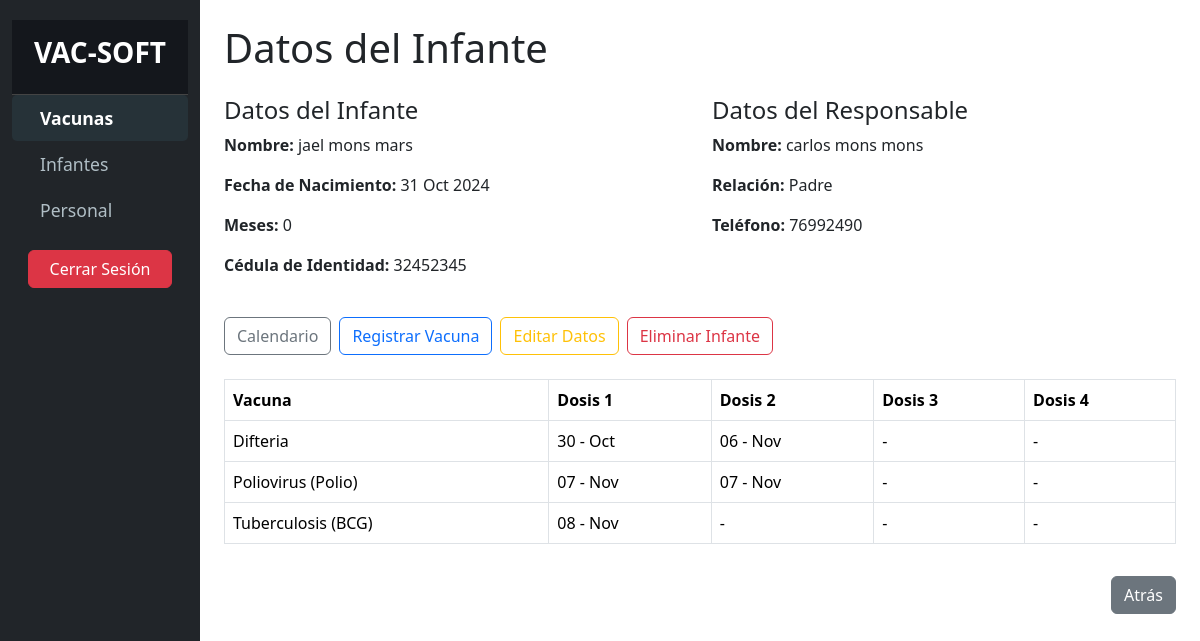
Screenshot of /informacion_infante.php?id=1 (signed in) with the database file from the repository.
### informacion_infante.php (the view, shortened to what this page needs)
<?php
include_once 'conexion.php';
$id_infante = $_GET['id'] ?? null;
$query = "SELECT id, nombre, apellido_paterno, apellido_materno, fecha_nacimiento, numero_cedula_identidad,
                 nombre_responsable, apellido_paterno_tutor, apellido_materno_tutor, numero_cedula_tutor, telefono_tutor, relacion
          FROM niños WHERE id = ?";
$stmt = $conn->prepare($query);
$stmt->bind_param("i", $id_infante);
$stmt->execute();
$result = $stmt->get_result();
$infante = $result->fetch_assoc();
function calcularEdadEnMeses($fechaNacimiento)
{
    $fechaActual = new DateTime();
    $fechaNac = new DateTime($fechaNacimiento);
    $diferencia = $fechaActual->diff($fechaNac);
    return ($diferencia->y * 12) + $diferencia->m;
}
$edad_meses = calcularEdadEnMeses($infante['fecha_nacimiento']);
$query_vacunas = "SELECT vacuna_tipo.tipo AS vacuna, vacunaciones.fecha_administracion, vacunaciones.numero_dosis
                  FROM vacunaciones
                  JOIN vacuna_tipo ON vacunaciones.tipo_id = vacuna_tipo.id
                  WHERE vacunaciones.id_nino = ?
                  ORDER BY vacunaciones.numero_dosis";
$stmt_vacunas = $conn->prepare($query_vacunas);
$stmt_vacunas->bind_param("i", $id_infante);
$stmt_vacunas->execute();
$result_vacunas = $stmt_vacunas->get_result();
?>
<!DOCTYPE html>
<html lang="es">
<head>
    <link rel="stylesheet" href="css/bootstrap.min.css">
    <link rel="stylesheet" href="css/styles.css">
</head>
<body>
    <div class="container-fluid">
        <div class="row">
            <nav id="sidebar" class="col-md-3 col-lg-2 d-md-block sidebar bg-dark d-flex flex-column">
                <div>
                    <div class="sidebar-header p-3 text-center">
                        <h3 class="text-white"><strong>VAC-SOFT</strong></h3>
                    </div>
                    <ul class="nav flex-column">
                        <li class="nav-item">
                            <a class="nav-link active" href="index.php">
                                <i class="bi bi-arrow-right-circle me-2"></i> Vacunas
                            </a>
                        </li>
                        <li class="nav-item">
                            <a class="nav-link" href="infantes.php">
                                <i class="bi bi-people me-2"></i> Infantes
                            </a>
                        </li>
                        <li class="nav-item">
                            <a class="nav-link" href="personal.php">
                                <i class="bi bi-person-badge me-2"></i> Personal
                            </a>
                        </li>
                    </ul>
                </div>
                <div class="mt-auto text-center p-3">
                    <a href="logout.php" class="btn btn-danger w-100">Cerrar Sesión</a>
                </div>
            </nav>
            <main class="col-md-9 ms-sm-auto col-lg-10 px-md-4">
                <h1 class="mt-4 mb-4">Datos del Infante</h1>
                <div class="row">
                    <div class="col-md-6">
                        <h4>Datos del Infante</h4>
                        <p><strong>Nombre:</strong>
                            <?php echo htmlspecialchars($infante['nombre'] . ' ' . $infante['apellido_paterno'] . ' ' . $infante['apellido_materno']); ?>
                        </p>
                        <p><strong>Fecha de Nacimiento:</strong>
                            <?php echo date("d M Y", strtotime($infante['fecha_nacimiento'])); ?></p>
                        <p><strong>Meses:</strong> <?php echo $edad_meses; ?></p>
                        <p><strong>Cédula de Identidad:</strong>
                            <?php echo htmlspecialchars($infante['numero_cedula_identidad']); ?></p>
                    </div>
                    <div class="col-md-6">
                        <h4>Datos del Responsable</h4>
                        <p><strong>Nombre:</strong>
                            <?php echo htmlspecialchars($infante['nombre_responsable'] . ' ' . $infante['apellido_paterno_tutor'] . ' ' . $infante['apellido_materno_tutor']); ?>
                        </p>
                        <p><strong>Relación:</strong> <?php echo htmlspecialchars($infante['relacion']); ?></p>
                        <p><strong>Teléfono:</strong> <?php echo htmlspecialchars($infante['telefono_tutor']); ?></p>
                    </div>
                </div>
                <div class="mt-4 d-flex gap-2">
                    <a href="calendario_infante.php?id=<?php echo $id_infante; ?>"
                        class="btn btn-outline-secondary">Calendario</a>
                    <button type="button" class="btn btn-outline-primary" data-bs-toggle="modal"
                        data-bs-target="#modalRegistrarVacuna">Registrar Vacuna</button>
                    <button type="button" class="btn btn-outline-warning" data-bs-toggle="modal"
                        data-bs-target="#modalEditarInfante">Editar Datos</button>
                    <button type="button" class="btn btn-outline-danger" data-bs-toggle="modal"
                        data-bs-target="#modalEliminarInfante">Eliminar Infante</button>
                </div>
                <div class="table-responsive mt-4">
                    <table class="table table-bordered">
                        <thead>
                            <tr>
                                <th>Vacuna</th>
                                <th>Dosis 1</th>
                                <th>Dosis 2</th>
                                <th>Dosis 3</th>
                                <th>Dosis 4</th>
                            </tr>
                        </thead>
                        <tbody>
                            <?php
                            $vacunas = [];
                            while ($row_vacuna = $result_vacunas->fetch_assoc()) {
                                $vacuna = $row_vacuna['vacuna'];
                                $dosis = $row_vacuna['numero_dosis'];
                                $fecha = $row_vacuna['fecha_administracion'];
                                $vacunas[$vacuna][$dosis] = $fecha;
                            }
                            foreach ($vacunas as $vacuna => $dosis) {
                                echo "<tr>";
                                echo "<td>" . htmlspecialchars($vacuna) . "</td>";
                                for ($i = 1; $i <= 4; $i++) {
                                    echo "<td>" . (isset($dosis[$i]) ? date("d - M", strtotime($dosis[$i])) : '-') . "</td>";
                                }
                                echo "</tr>";
                            }
                            ?>
                        </tbody>
                    </table>
                </div>
                <div class="d-flex justify-content-end mt-3">
                    <a href="infantes.php" class="btn btn-secondary">Atrás</a>
                </div>
            </main>
        </div>
    </div>
</body>
</html>

### css/styles.css (style rules this page uses)
#sidebar { background-color: #1c1f26; color: #ffffff; min-height: 100vh; padding-top: 20px; }
#sidebar .sidebar-header { font-size: 1.5rem; font-weight: bold; background-color: #14171c; padding: 20px; border-bottom: 1px solid #444; }
#sidebar .nav-link { color: #b0bec5; font-size: 1.1rem; padding: 10px 20px; display: flex; align-items: center; transition: all 0.3s ease; }
#sidebar .nav-link.active { background-color: #263238; color: #ffffff; font-weight: bold; border-radius: 5px; }

### rows the page displays
niños: nombre+apellido_paterno+apellido_materno "jael mons mars", fecha_nacimiento "31 Oct 2024", fecha_nacimiento "0", numero_cedula_identidad "32452345", nombre_responsable+apellido_paterno_tutor+apellido_materno_tutor "carlos mons mons", relacion "Padre", telefono_tutor "76992490"

### other values shown
$vacuna "Difteria"
date("d - M", strtotime($dosis[$i])) "30 - Oct"
date("d - M", strtotime($dosis[$i])) "06 - Nov"
$vacuna "Poliovirus (Polio)"
date("d - M", strtotime($dosis[$i])) "07 - Nov"
$vacuna "Tuberculosis (BCG)"
date("d - M", strtotime($dosis[$i])) "08 - Nov"
